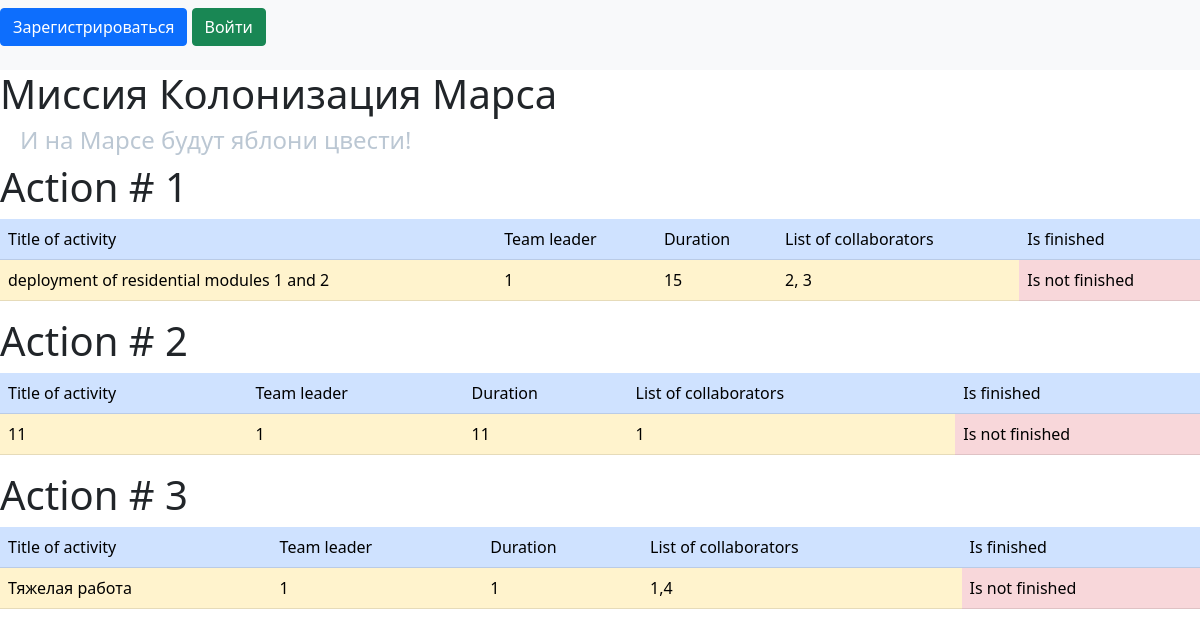
Page /main_page on the committed database.
### data/jobs.py (models this page shows, shortened)
class Jobs(SqlAlchemyBase, SerializerMixin):
    __tablename__ = 'jobs'
    id = sqlalchemy.Column(sqlalchemy.Integer,
                           primary_key=True, autoincrement=True)
    team_leader = sqlalchemy.Column(sqlalchemy.Integer,
                                    sqlalchemy.ForeignKey("users.id"))
    job = sqlalchemy.Column(sqlalchemy.String, nullable=True)
    work_size = sqlalchemy.Column(sqlalchemy.Integer, nullable=True)
    collaborators = sqlalchemy.Column(sqlalchemy.String, nullable=True)
    start_date = sqlalchemy.Column(sqlalchemy.DateTime,
                                   default=datetime.datetime.now)
    end_date = sqlalchemy.Column(sqlalchemy.DateTime)
    is_finished = sqlalchemy.Column(sqlalchemy.Boolean, default=False)
    user = orm.relation('User')

### main.py (the view)
@app.route('/main_page')
def main_page():
    db_sess = db_session.create_session()
    jobs = db_sess.query(Jobs).all()
    return render_template('jobs.html', jobs=jobs)

### data/db_session.py (called while the page is built)
def create_session() -> Session:
    global __factory
    return __factory()

### templates/jobs.html (shortened to what this page needs)
{% extends "base.html" %}
{% block head %}
    <link rel="stylesheet" href="../static/css/style_emblem.css">
{% endblock %}
{% block content %}
	{% for job in jobs%}
		<h1>Action # {{job.id}}</h1>
        <tbody>
		<table class="table">
			<tr class="table-primary">
    			<td>Title of activity</td>
    			<td>Team leader</td>
    			<td>Duration</td>
    			<td>List of collaborators</td>
    			<td>Is finished</td>
  			</tr>
  			<tr class="table-warning">
    			<td>{{job.job}}</td>
    			<td>{{job.team_leader}}</td>
    			<td>{{job.work_size}}</td>
    			<td>{{job.collaborators}}</td>
    			{% if job.is_finished %}
    				<td class="table-info">Is finished</td>
    			{% else %}
    				<td class="table-danger">Is not finished</td>
    			{% endif %}
  			</tr>
            </tbody>
	{% endfor %}
{% endblock %}

### templates/base.html (shortened to what this page needs)
<!DOCTYPE html>
<html lang="en">
<head>
        <link rel="stylesheet" href="../static/css/style.css">
        <link rel="stylesheet"
                    href="https://cdn.jsdelivr.net/npm/bootstrap@5.0.0-beta1/dist/css/bootstrap.min.css"
>
        {% block head %}{% endblock %}
    </head>
    <body>
    	<header>
    		<nav class="navbar navbar-light bg-light">
        		{% if current_user.is_authenticated %}
    				<a class="navbar-brand" href="/logout">{{ current_user.name }}</a>
				{% else %}
    		<p>
        		<a class="btn btn-primary " href="/register">Зарегистрироваться</a>
        		<a class="btn btn-success" href="/login">Войти</a>
    		</p>
				{% endif %}
    		</nav>
		</header>
        <h1>Миссия Колонизация Марса</h1>
        <h4>И на Марсе будут яблони цвести!</h4>
        {% block content %}{% endblock %}
    </body>
</html>

### static/css/style.css (style rules this page uses)
h4 { padding-left: 20px; color: #bbc7d3 }

### rows in the picture
Jobs: id "1", job "deployment of residential modules 1 and 2", team_leader "1", work_size "15", collaborators "2, 3", is_finished "Is not finished"
Jobs: id "2", job "11", team_leader "1", work_size "11", collaborators "1", is_finished "Is not finished"
Jobs: id "3", job "Тяжелая работа", team_leader "1", work_size "1", collaborators "1,4", is_finished "Is not finished"
